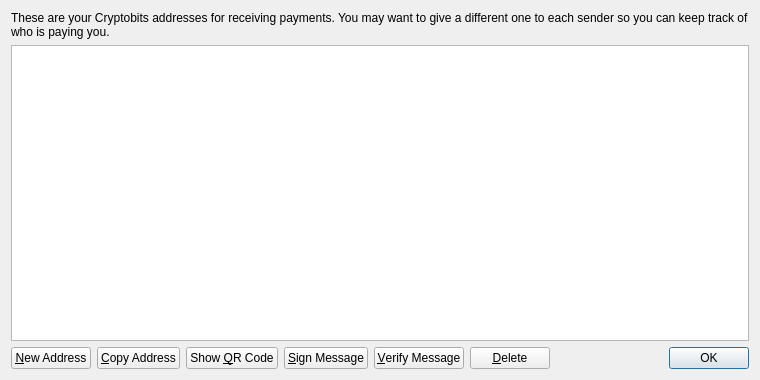
<?xml version="1.0" encoding="UTF-8"?>
<ui version="4.0">
 <class>AddressBookPage</class>
 <widget class="QWidget" name="AddressBookPage">
  <property name="geometry">
   <rect>
    <x>0</x>
    <y>0</y>
    <width>760</width>
    <height>380</height>
   </rect>
  </property>
  <property name="windowTitle">
   <string>Address Book</string>
  </property>
  <layout class="QVBoxLayout" name="verticalLayout">
   <item>
    <widget class="QLabel" name="labelExplanation">
     <property name="text">
      <string>These are your Cryptobits addresses for receiving payments. You may want to give a different one to each sender so you can keep track of who is paying you.</string>
     </property>
     <property name="textFormat">
      <enum>Qt::PlainText</enum>
     </property>
     <property name="wordWrap">
      <bool>true</bool>
     </property>
    </widget>
   </item>
   <item>
    <widget class="QTableView" name="tableView">
     <property name="contextMenuPolicy">
      <enum>Qt::CustomContextMenu</enum>
     </property>
     <property name="toolTip">
      <string>Double-click to edit address or label</string>
     </property>
     <property name="tabKeyNavigation">
      <bool>false</bool>
     </property>
     <property name="alternatingRowColors">
      <bool>true</bool>
     </property>
     <property name="selectionMode">
      <enum>QAbstractItemView::SingleSelection</enum>
     </property>
     <property name="selectionBehavior">
      <enum>QAbstractItemView::SelectRows</enum>
     </property>
     <property name="sortingEnabled">
      <bool>true</bool>
     </property>
     <attribute name="verticalHeaderVisible">
      <bool>false</bool>
     </attribute>
    </widget>
   </item>
   <item>
    <layout class="QHBoxLayout" name="horizontalLayout">
     <item>
      <widget class="QPushButton" name="newAddressButton">
       <property name="toolTip">
        <string>Create a new address</string>
       </property>
       <property name="text">
        <string>&amp;New Address</string>
       </property>
       <property name="icon">
        <iconset resource="../bitcoin.qrc">
         <normaloff>:/icons/add</normaloff>:/icons/add</iconset>
       </property>
      </widget>
     </item>
     <item>
      <widget class="QPushButton" name="copyToClipboard">
       <property name="toolTip">
        <string>Copy the currently selected address to the system clipboard</string>
       </property>
       <property name="text">
        <string>&amp;Copy Address</string>
       </property>
       <property name="icon">
        <iconset resource="../bitcoin.qrc">
         <normaloff>:/icons/editcopy</normaloff>:/icons/editcopy</iconset>
       </property>
      </widget>
     </item>
     <item>
      <widget class="QPushButton" name="showQRCode">
       <property name="text">
        <string>Show &amp;QR Code</string>
       </property>
       <property name="icon">
        <iconset resource="../bitcoin.qrc">
         <normaloff>:/icons/qrcode</normaloff>:/icons/qrcode</iconset>
       </property>
      </widget>
     </item>
     <item>
      <widget class="QPushButton" name="signMessage">
       <property name="toolTip">
        <string>Sign a message to prove you own a Bitcoin address</string>
       </property>
       <property name="text">
        <string>&amp;Sign Message</string>
       </property>
       <property name="icon">
        <iconset resource="../bitcoin.qrc">
         <normaloff>:/icons/edit</normaloff>:/icons/edit</iconset>
       </property>
      </widget>
     </item>
     <item>
      <widget class="QPushButton" name="verifyMessage">
       <property name="toolTip">
        <string>Verify a message to ensure it was signed with a specified Bitcoin address</string>
       </property>
       <property name="text">
        <string>&amp;Verify Message</string>
       </property>
       <property name="icon">
        <iconset resource="../bitcoin.qrc">
         <normaloff>:/icons/transaction_0</normaloff>:/icons/transaction_0</iconset>
       </property>
      </widget>
     </item>
     <item>
      <widget class="QPushButton" name="deleteButton">
       <property name="toolTip">
        <string>Delete the currently selected address from the list. Only sending addresses can be deleted.</string>
       </property>
       <property name="text">
        <string>&amp;Delete</string>
       </property>
       <property name="icon">
        <iconset resource="../bitcoin.qrc">
         <normaloff>:/icons/remove</normaloff>:/icons/remove</iconset>
       </property>
      </widget>
     </item>
     <item>
      <spacer name="horizontalSpacer">
       <property name="orientation">
        <enum>Qt::Horizontal</enum>
       </property>
       <property name="sizeHint" stdset="0">
        <size>
         <width>40</width>
         <height>20</height>
        </size>
       </property>
      </spacer>
     </item>
     <item>
      <widget class="QDialogButtonBox" name="buttonBox">
       <property name="sizePolicy">
        <sizepolicy hsizetype="Maximum" vsizetype="Fixed">
         <horstretch>0</horstretch>
         <verstretch>0</verstretch>
        </sizepolicy>
       </property>
       <property name="standardButtons">
        <set>QDialogButtonBox::Ok</set>
       </property>
      </widget>
     </item>
    </layout>
   </item>
  </layout>
 </widget>
 <resources>
  <include location="../bitcoin.qrc"/>
 </resources>
 <connections/>
</ui>
